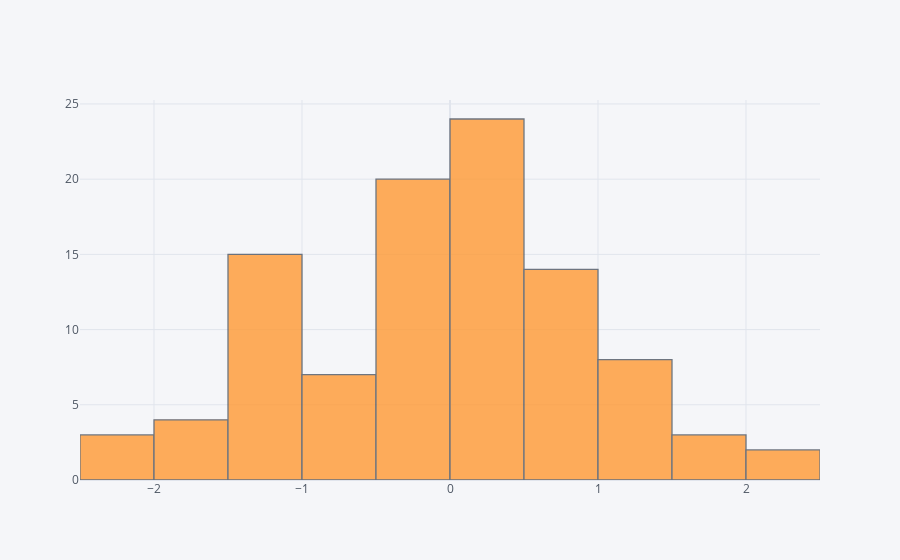

Write notebook code for a chart like this one.
### Code cell
df['A'].iplot(kind='hist',bins=20)

### Figure 1 — Plotly figure (JSON) as saved in the notebook; plotly's stock layout.template omitted (floating-point values rounded to 4 significant figures)
{"data": [{"histfunc": "count", "histnorm": "", "marker": {"color": "rgba(255, 153, 51, 1.0)", "line": {"color": "#4D5663", "width": 1.3}}, "name": "A", "nbinsx": 20, "opacity": 0.8, "orientation": "v", "type": "histogram", "x": [1.127, -1.189, 0.1723, -1.067, -1.07, 0.1853, -0.9513, -1.997, 0.5291, -1.159, -1.804, 0.6528, 0.8511, -0.4508, 0.9957, 1.399, -0.1687, 0.1089, -0.859, 1.36, 1.608, 0.8942, 0.3417, 0.004973, 1.327, -2.107, -1.255, -0.1266, 1.358, -0.07439, 0.3448, -1.585, 0.8386, 0.2232, 0.1466, 0.245, -2.074, -1.387, 1.615, 0.08906, -0.07947, -1.406, -0.5567, 1.65, 0.1222, -1.014, -0.1651, 2.129, 1.098, -0.298, -1.037, 0.06836, -0.6137, 0.514, 0.9406, -2.287, 0.2176, -0.1214, -0.3704, -0.2845, 1.148, -0.2038, -0.1117, 0.3484, -1.483, -0.0498, 0.2687, -1.194, -1.396, -0.2143, 0.62, -0.3602, 0.4177, 0.1083, -0.6577, -0.336, -0.9119, 2.29, 0.6464, 0.7611, -1.754, -1.12, 0.4894, -0.3856, 0.4693, 0.8093, -0.03019, -0.1793, 0.1238, 0.2035, 0.3834, 0.1163, -1.338, 0.636, -0.5593, -1.018, 1.201, 0.6513, 0.3989, -0.3587]}], "layout": {"barmode": "overlay", "legend": {"bgcolor": "#F5F6F9", "font": {"color": "#4D5663"}}, "paper_bgcolor": "#F5F6F9", "plot_bgcolor": "#F5F6F9", "title": {"font": {"color": "#4D5663"}}, "xaxis": {"gridcolor": "#E1E5ED", "showgrid": true, "tickfont": {"color": "#4D5663"}, "title": {"font": {"color": "#4D5663"}, "text": ""}, "zerolinecolor": "#E1E5ED"}, "yaxis": {"gridcolor": "#E1E5ED", "showgrid": true, "tickfont": {"color": "#4D5663"}, "title": {"font": {"color": "#4D5663"}, "text": ""}, "zerolinecolor": "#E1E5ED"}}}
